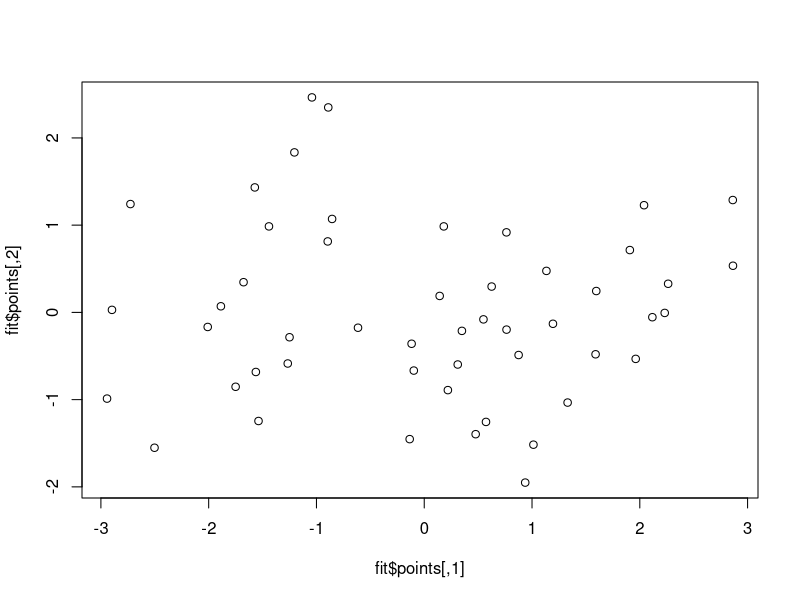
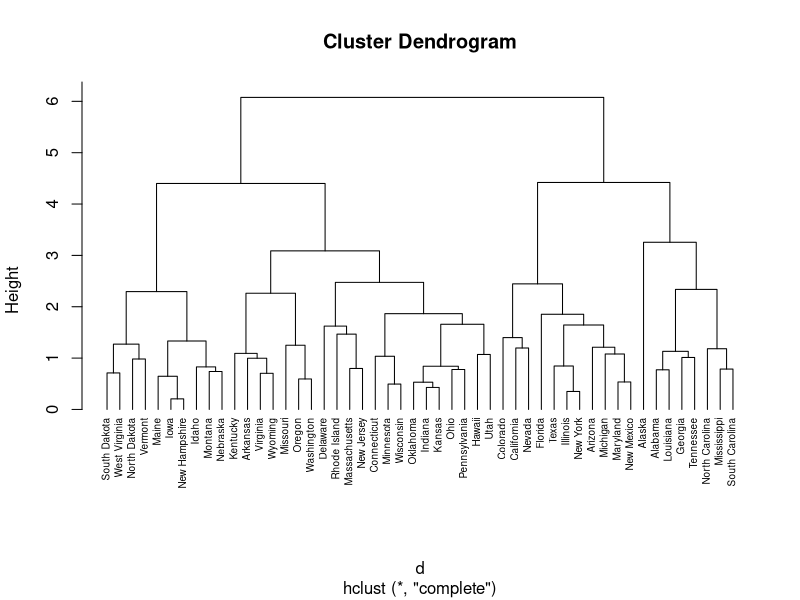
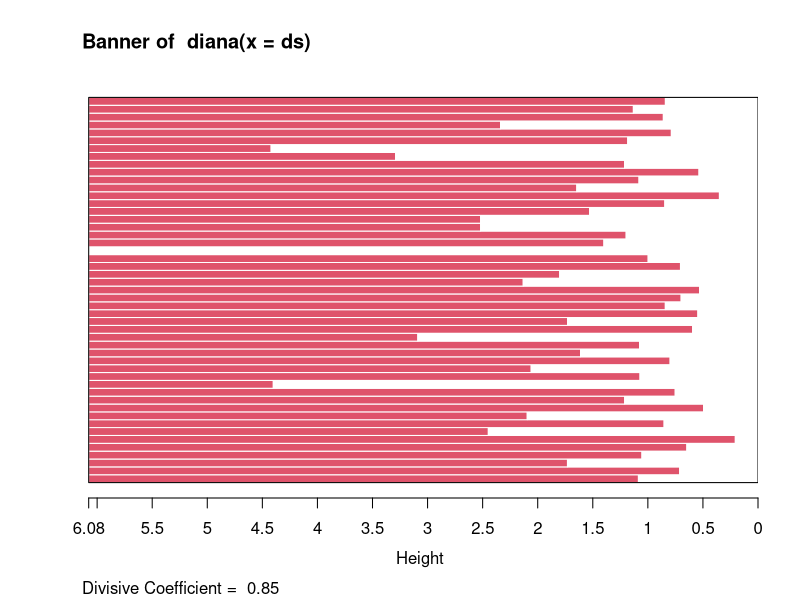
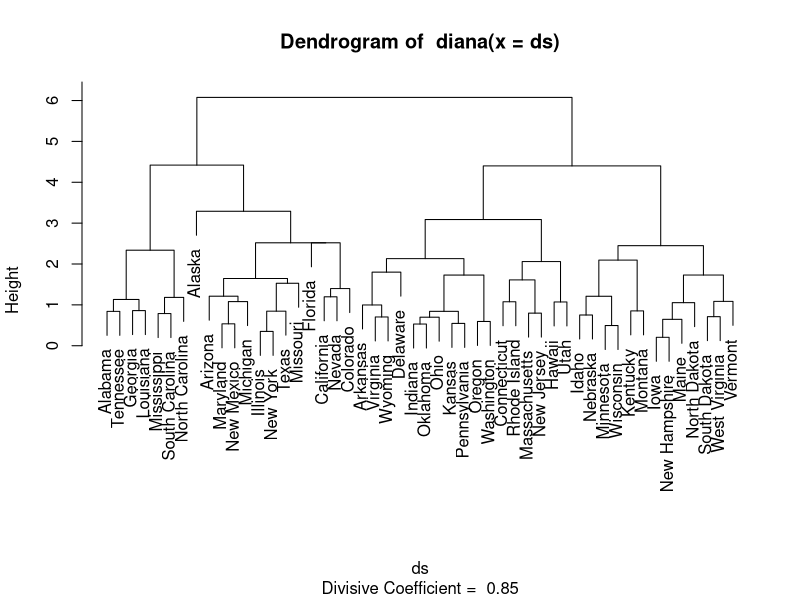
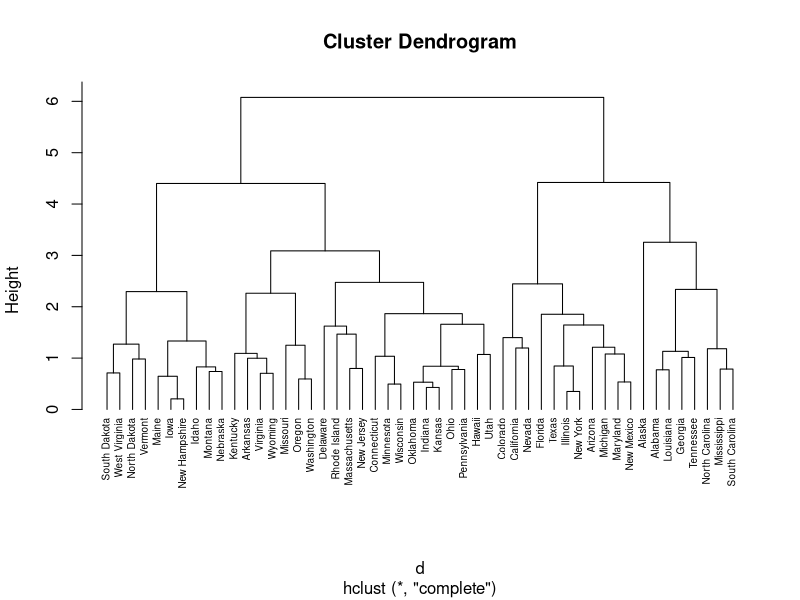
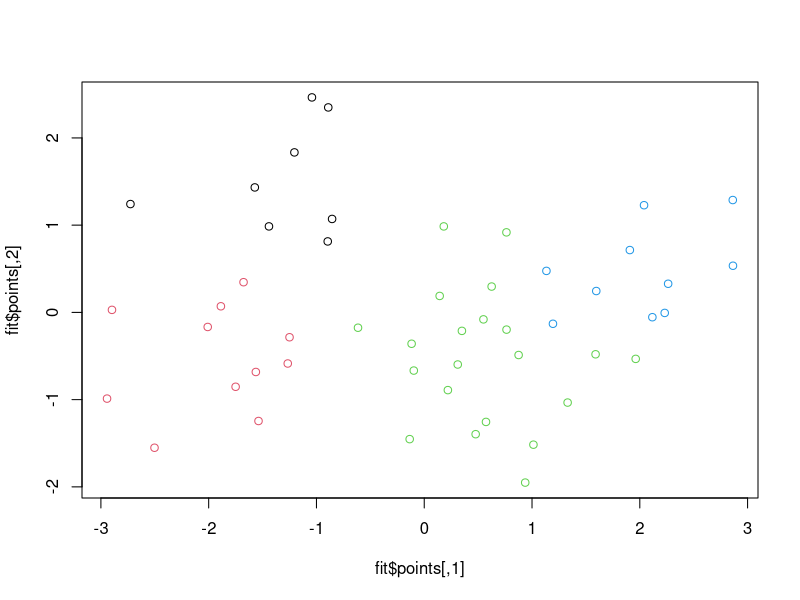

These charts were generated, in order, by the following R code:

# Load a dataset of U.S. States and Arrests.  Let's see 
# what kinds of patterns they contain
ds = USArrests
head(ds)

# Remove any missing values just to be safe
ds = na.omit(ds)

# Since some of these variables are much larger than others
# and the units are different, we will scale these to 
# make the data more uniform
ds = scale(ds)
head(ds)

# Now, let's take a look with MDS
d = dist(ds)

library(MASS)
fit = isoMDS(d)
fit$stress     # 7.9% ... not bad

plot(fit$points)  # Hmm ... some close points and some groupings
                  # but no clear set of clusters

# Hierarchical clustering 
cluster1 = hclust(d)

# Interesting, some of the first to merge into a two
# element cluster are
# 
#    Iowa & New Hampshire ... what do these have in common?
#    Illinois & New York
#    Indiana & Kansas
# 
# Is there anything we can draw from this?
plot(cluster1, cex = 0.6, hang = -1)

# How about going the other way?  For divisive, we have 
# to use another function
install.packages("cluster")
library(cluster)

# The diana function takes the data directly NOT the distance
# matrix
cluster2 = diana(ds)

plot(cluster2)  # This will give several plots ... watch the console!
                # Again we get Illinois & NewYork first

# The cutree method can cut at a given level and produce
# the actual clusters for plotting
plot(cluster1, cex = 0.6, hang = -1)
clusters = cutree(cluster1, k = 4)
head(clusters)

# Use these clusters to color the MDS
plot(fit$points, col=clusters) 

# To add this to our data we need to first convert "ds" 
# to a data.frame and then use the mutate function to add 
# the column
library(dplyr)
ds = mutate(as.data.frame(ds), cluster = clusters)
head(ds)
class(ds)
